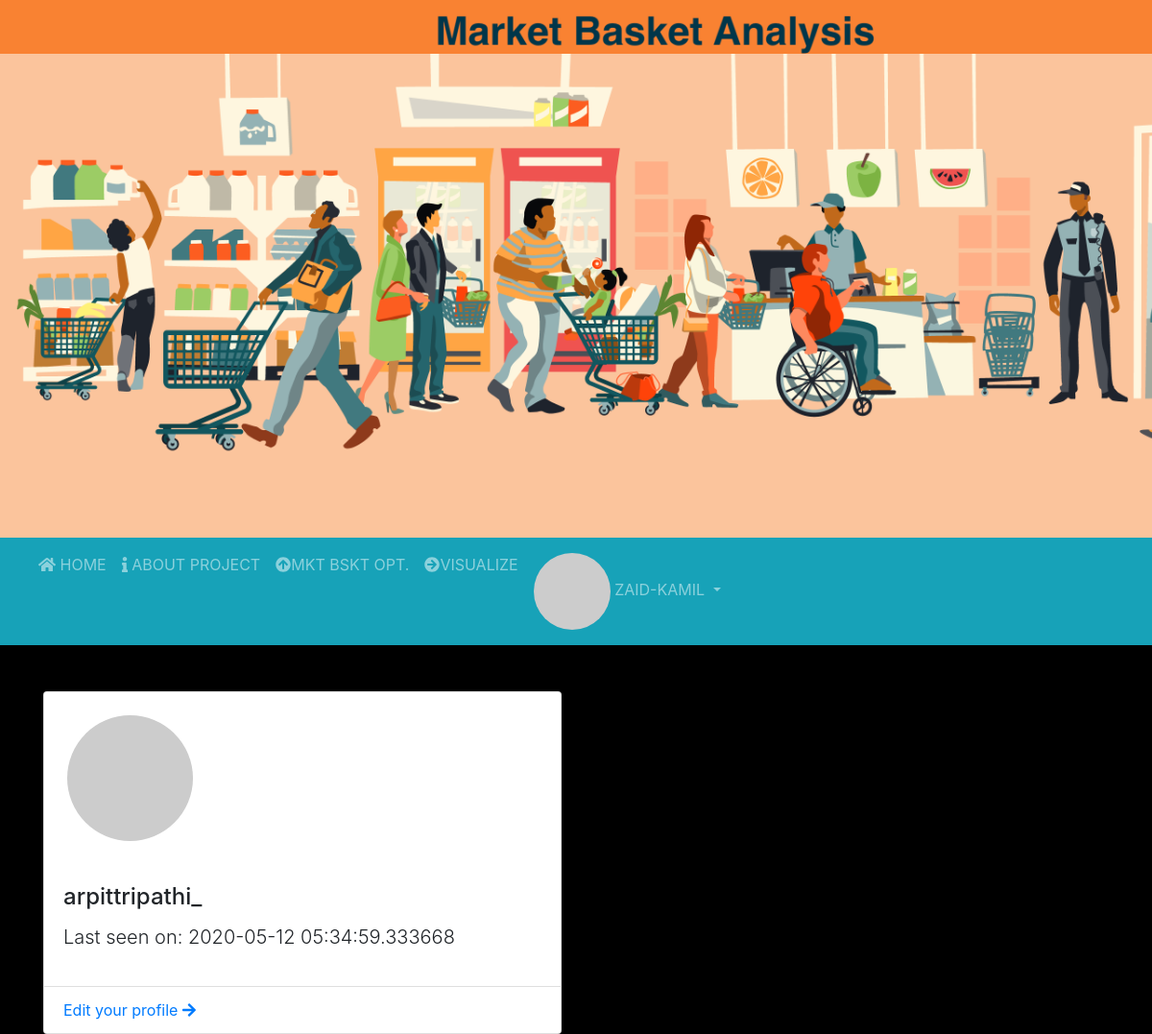
Page /user/arpittripathi_ (signed in) on the committed database.
### app/models.py (models this page shows, shortened)
class User(UserMixin, db.Model):
    id = db.Column(db.Integer, primary_key=True)
    username = db.Column(db.String(64), index=True, unique=True)
    email = db.Column(db.String(120), index=True, unique=True)
    password_hash = db.Column(db.String(128))
    created_on = db.Column(db.DateTime, index=True, default=datetime.now)
    about_me = db.Column(db.String(140))
    last_seen = db.Column(db.DateTime, default=datetime.utcnow)
    def avatar(self, size):
        digest = md5(self.email.lower().encode('utf-8')).hexdigest()
        return 'https://www.gravatar.com/avatar/{}?d=identicon&s={}'.format(digest, size)

### app/routes.py (the view)
@login_required
@app.route('/user/<username>')
def user(username):
    user = User.query.filter_by(username=username).first_or_404()
    return render_template('profile.html', user=user, title=f'{user.username} profile')

### app/models.py (called while the page is built)
@login.user_loader
def load_user(id):
    return User.query.get(int(id))

### app/routes.py (called while the page is built)
@app.before_request
def before_request():
    if current_user.is_authenticated:
        current_user.last_seen = datetime.utcnow()
        db.session.commit()

### app/templates/profile.html (shortened to what this page needs)
{% extends 'base.html' %}
{% block body %}
<div class="container">
    <div class="row justify-items-center">
        <div class="col-md-6 mt-5">
            <div class="card">
               <div class="col-md-4 p-4">
                <img class="card-img rounded-circle"  src="{{user.avatar(128)}}" alt="{{user.username}}">
               </div>
                <div class="card-body">
                    <h4 class="card-title">{{user.username}}</h4>
                    {% if user.last_seen %}<p class="lead">Last seen on: {{ user.last_seen }}</p>{% endif %}
                </div>
                <ul class="list-group list-group-flush">
                    <li class="list-group-item"><a href="{{ url_for('edit_profile') }}">Edit your profile <i class="fas fa-arrow-right    "></i></a></li>
                </ul>
            </div>
        </div>
    </div>
</div>
{% endblock %}

### app/templates/base.html (shortened to what this page needs)
<!doctype html>
<html lang="en">
<head>
    <link rel="stylesheet" href="https://stackpath.bootstrapcdn.com/bootstrap/4.3.1/css/bootstrap.min.css">
    <link rel="stylesheet" href="https://use.fontawesome.com/releases/v5.1.1/css/all.css">
</head>
<body>
    {% include "header.html" %}
    {% include "navbar.html" %}
    {% block body %}{% endblock %}
</body>
</html>

### app/templates/header.html (shortened to what this page needs)
<div class="jumbotron jumbotron-fluid py-5  mb-0 headarea">
  </div>

### app/templates/navbar.html (shortened to what this page needs)
<nav class="navbar navbar-expand-lg navbar-dark  bg-info sticky-top">
    <div class="collapse navbar-collapse" id="mainmenu">
      <ul class="navbar-nav mr-auto mt-2 mt-lg-0  ">
        <li class="nav-item ">
          <a class="nav-link text-uppercase" href="{{url_for('index')}}"><i class="fas fa-home "></i> Home <span class="sr-only">(current)</span></a>
        </li>
        <li class="nav-item ">
          <a class="nav-link text-uppercase" href="{{url_for('about')}}"><i class="fas fa-info "></i> About Project </a>
        </li>
        <li class="nav-item">
          <a class="nav-link text-uppercase" href="/mbo" title="MARKET BASKET OPTIMIZATION"><i class="fas fa-arrow-circle-up"></i>Mkt Bskt Opt.</a>
        </li>
        <li class="nav-item">
          <a class="nav-link text-uppercase" href="/visualize" title="GRAPH"><i class="fas fa-arrow-circle-right"></i>Visualize</a>
        </li>
        {% if current_user.is_anonymous %}
        <li class="nav-item dropdown">
          <a class="nav-link dropdown-toggle text-uppercase" href="#" id="dropdownId" data-toggle="dropdown" aria-haspopup="true" aria-expanded="false"><i class="fas fa-user-circle    "></i> Account</a>
          <div class="dropdown-menu" aria-labelledby="dropdownId">
            <a class="dropdown-item" href="/login">Login</a>
            <a class="dropdown-item" href="/register">Create free account</a>
          </div>
        </li>
        {% else %}
        <li class="nav-item dropdown">
          <a class="nav-link dropdown-toggle text-uppercase" href="#" id="dropdownId" data-toggle="dropdown" aria-haspopup="true" aria-expanded="false">
            <img src="{{ current_user.avatar(24) }}" class="rounded-circle">  {{current_user.username}}
          </a>
        </li>
        {% endif %}
      </ul>
    </div>
  </nav>

### app/templates/profile.html (style rules this page uses)
body { background-color: rgb(0, 0, 0); }

### app/templates/base.html (style rules this page uses)
.headarea { height: 70vh; background-image: url('/static/images/head.png'); background-size: cover; }

### rows in the picture
User: username "ZAID-KAMIL"
User: username "arpittripathi_", last_seen "2020-05-12 05:34:59.333668"
